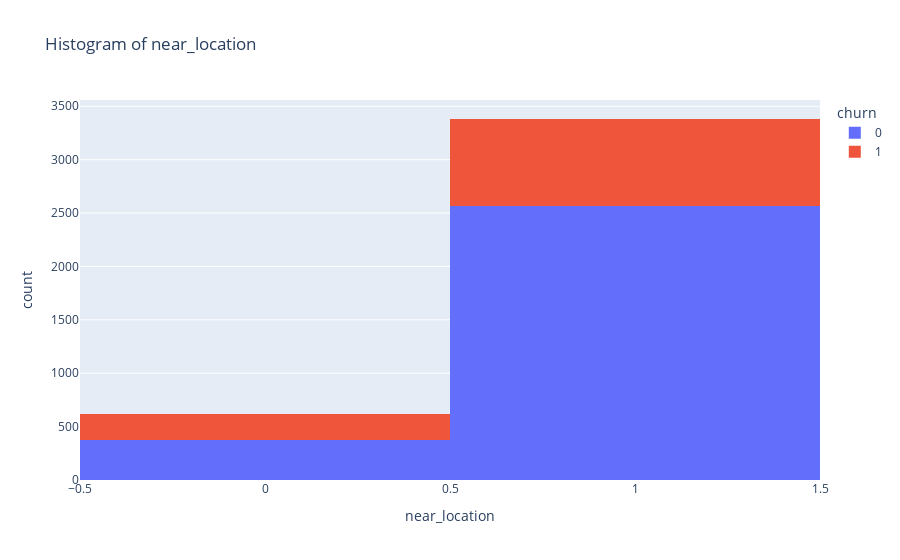
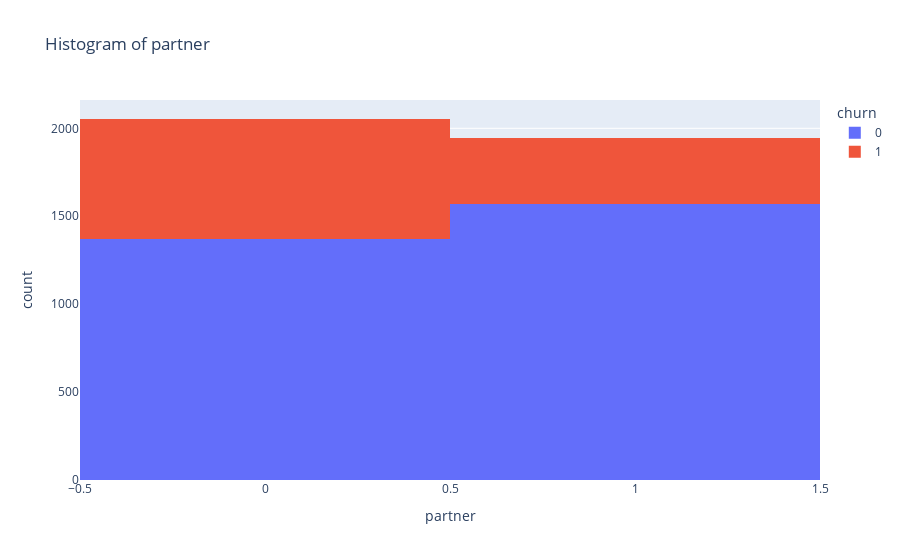
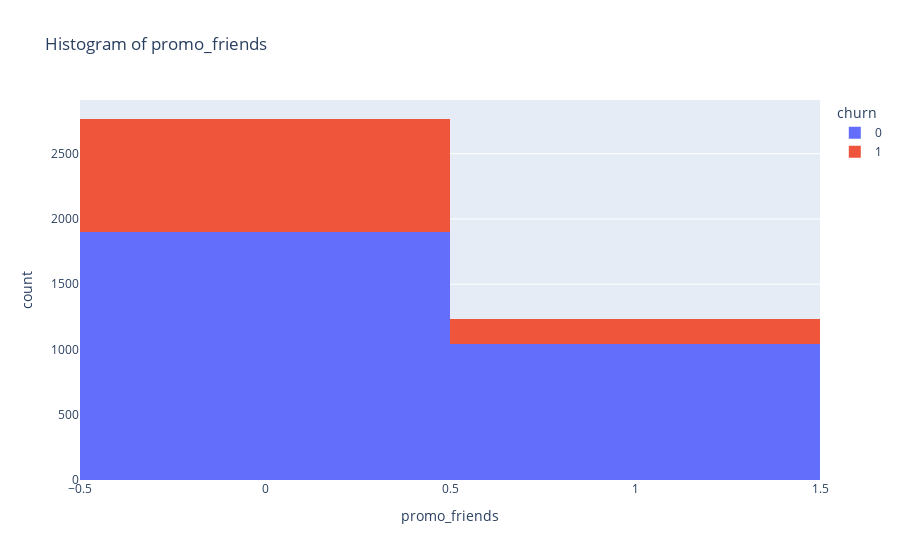
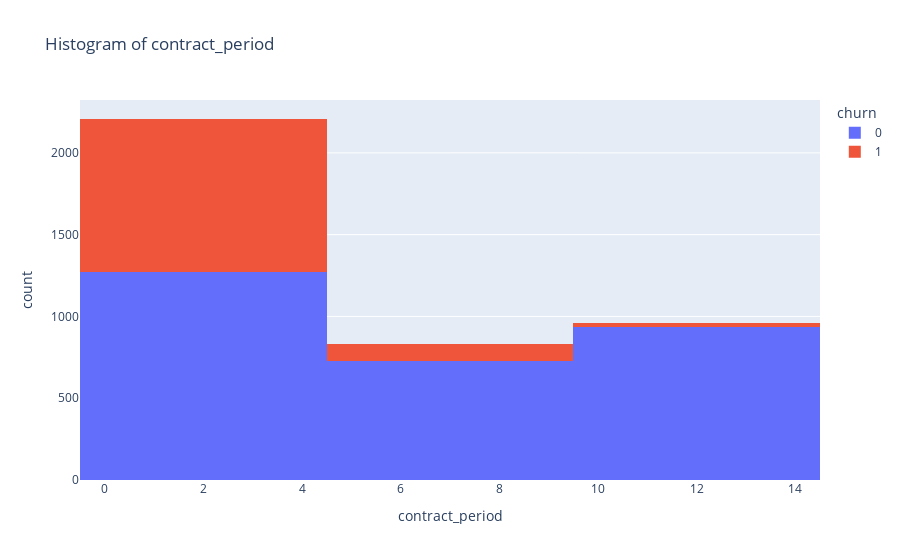

Here is the notebook cell these charts were saved with, in order:
### Markdown cell above
Видим, что некоторые средние значения признаков обеих группах не отличаются или отличаются несильно: пол, наличие контактного телефона, проживание или работа в районе, где находится финтес-центр, другие же отличаются очень заметно: длительность действующего абонемента, факт посещения групповых занятий и тп

### Code cell
# Построим распределения признаков для тех, кто ушел, и тех, кто остался
for col in data.drop(['churn','gender','phone'], axis=1).columns:
    fig = px.histogram(data, x = col, color='churn',\
        title = 'Histogram of {}'.format(col))
    

    fig.show()

### Figure 1 — Plotly figure (JSON) as saved in the notebook; plotly's stock layout.template omitted (floating-point values rounded to 4 significant figures; data arrays with more than 128 entries replaced by an {"elided": "..."} marker saying what was removed)
{"data": [{"alignmentgroup": "True", "bingroup": "x", "hovertemplate": "churn=0<br>near_location=%{x}<br>count=%{y}<extra></extra>", "legendgroup": "0", "marker": {"color": "#636efa", "pattern": {"shape": ""}}, "name": "0", "offsetgroup": "0", "orientation": "v", "showlegend": true, "type": "histogram", "x": {"elided": "2939 int values"}, "xaxis": "x", "yaxis": "y"}, {"alignmentgroup": "True", "bingroup": "x", "hovertemplate": "churn=1<br>near_location=%{x}<br>count=%{y}<extra></extra>", "legendgroup": "1", "marker": {"color": "#EF553B", "pattern": {"shape": ""}}, "name": "1", "offsetgroup": "1", "orientation": "v", "showlegend": true, "type": "histogram", "x": {"elided": "1061 int values"}, "xaxis": "x", "yaxis": "y"}], "layout": {"barmode": "relative", "legend": {"title": {"text": "churn"}, "tracegroupgap": 0}, "title": {"text": "Histogram of near_location"}, "xaxis": {"anchor": "y", "domain": [0, 1], "title": {"text": "near_location"}}, "yaxis": {"anchor": "x", "domain": [0, 1], "title": {"text": "count"}}}}

### Figure 2 — Plotly figure (JSON) as saved in the notebook; plotly's stock layout.template omitted (floating-point values rounded to 4 significant figures; data arrays with more than 128 entries replaced by an {"elided": "..."} marker saying what was removed)
{"data": [{"alignmentgroup": "True", "bingroup": "x", "hovertemplate": "churn=0<br>partner=%{x}<br>count=%{y}<extra></extra>", "legendgroup": "0", "marker": {"color": "#636efa", "pattern": {"shape": ""}}, "name": "0", "offsetgroup": "0", "orientation": "v", "showlegend": true, "type": "histogram", "x": {"elided": "2939 int values"}, "xaxis": "x", "yaxis": "y"}, {"alignmentgroup": "True", "bingroup": "x", "hovertemplate": "churn=1<br>partner=%{x}<br>count=%{y}<extra></extra>", "legendgroup": "1", "marker": {"color": "#EF553B", "pattern": {"shape": ""}}, "name": "1", "offsetgroup": "1", "orientation": "v", "showlegend": true, "type": "histogram", "x": {"elided": "1061 int values"}, "xaxis": "x", "yaxis": "y"}], "layout": {"barmode": "relative", "legend": {"title": {"text": "churn"}, "tracegroupgap": 0}, "title": {"text": "Histogram of partner"}, "xaxis": {"anchor": "y", "domain": [0, 1], "title": {"text": "partner"}}, "yaxis": {"anchor": "x", "domain": [0, 1], "title": {"text": "count"}}}}

### Figure 3 — Plotly figure (JSON) as saved in the notebook; plotly's stock layout.template omitted (floating-point values rounded to 4 significant figures; data arrays with more than 128 entries replaced by an {"elided": "..."} marker saying what was removed)
{"data": [{"alignmentgroup": "True", "bingroup": "x", "hovertemplate": "churn=0<br>promo_friends=%{x}<br>count=%{y}<extra></extra>", "legendgroup": "0", "marker": {"color": "#636efa", "pattern": {"shape": ""}}, "name": "0", "offsetgroup": "0", "orientation": "v", "showlegend": true, "type": "histogram", "x": {"elided": "2939 int values"}, "xaxis": "x", "yaxis": "y"}, {"alignmentgroup": "True", "bingroup": "x", "hovertemplate": "churn=1<br>promo_friends=%{x}<br>count=%{y}<extra></extra>", "legendgroup": "1", "marker": {"color": "#EF553B", "pattern": {"shape": ""}}, "name": "1", "offsetgroup": "1", "orientation": "v", "showlegend": true, "type": "histogram", "x": {"elided": "1061 int values"}, "xaxis": "x", "yaxis": "y"}], "layout": {"barmode": "relative", "legend": {"title": {"text": "churn"}, "tracegroupgap": 0}, "title": {"text": "Histogram of promo_friends"}, "xaxis": {"anchor": "y", "domain": [0, 1], "title": {"text": "promo_friends"}}, "yaxis": {"anchor": "x", "domain": [0, 1], "title": {"text": "count"}}}}

### Figure 4 — Plotly figure (JSON) as saved in the notebook; plotly's stock layout.template omitted (floating-point values rounded to 4 significant figures; data arrays with more than 128 entries replaced by an {"elided": "..."} marker saying what was removed)
{"data": [{"alignmentgroup": "True", "bingroup": "x", "hovertemplate": "churn=0<br>contract_period=%{x}<br>count=%{y}<extra></extra>", "legendgroup": "0", "marker": {"color": "#636efa", "pattern": {"shape": ""}}, "name": "0", "offsetgroup": "0", "orientation": "v", "showlegend": true, "type": "histogram", "x": {"elided": "2939 int values"}, "xaxis": "x", "yaxis": "y"}, {"alignmentgroup": "True", "bingroup": "x", "hovertemplate": "churn=1<br>contract_period=%{x}<br>count=%{y}<extra></extra>", "legendgroup": "1", "marker": {"color": "#EF553B", "pattern": {"shape": ""}}, "name": "1", "offsetgroup": "1", "orientation": "v", "showlegend": true, "type": "histogram", "x": {"elided": "1061 int values"}, "xaxis": "x", "yaxis": "y"}], "layout": {"barmode": "relative", "legend": {"title": {"text": "churn"}, "tracegroupgap": 0}, "title": {"text": "Histogram of contract_period"}, "xaxis": {"anchor": "y", "domain": [0, 1], "title": {"text": "contract_period"}}, "yaxis": {"anchor": "x", "domain": [0, 1], "title": {"text": "count"}}}}
